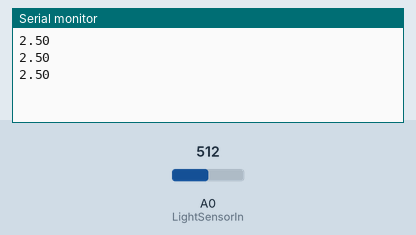
The sketch below on a simulated Arduino Uno, built with avr-gcc and run on an emulated ATmega328P. Shown: the last lines printed to the serial monitor. Inputs (shaded band) come from the test bench; at power-on: A0 (LightSensorIn) = 512.

Above: at 1.3 s.
1.4 s: A0 (LightSensorIn) set to 716
At 1.9 s:
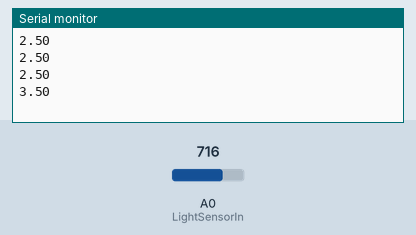
2.9 s: A0 (LightSensorIn) set to 900
At 3.4 s:
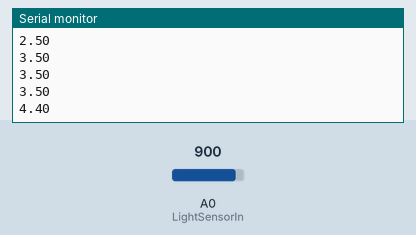
Timing chart, 0 to 5.9 s (numbered marks = the images above; inputs shaded):
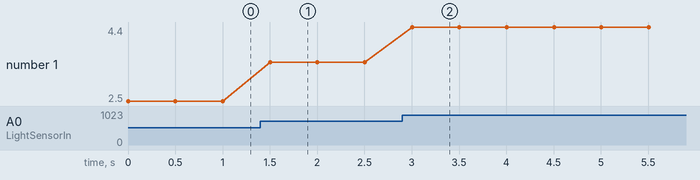

Measured:
- after the input at 1.4 s, the serial monitor: prints a new line after 0.10 s (image 1)
- after the input at 2.9 s, the serial monitor: prints a new line after 0.10 s (image 2)
- plotted number 1: 2.5 → 3.5 after the input at 1.4 s, 3.5 → 4.4 after the input at 2.9 s

The sketch:

AnalogReadTest.ino
```cpp
int LightSensorIn = A0; // analog

void setup()
{
  Serial.begin(9600);
}

void loop()
{
  int lightSensorValue = analogRead(LightSensorIn);
  float voltage = lightSensorValue * (5.0 / 1023.0);

  Serial.println(voltage);

  delay(500);
}
```
